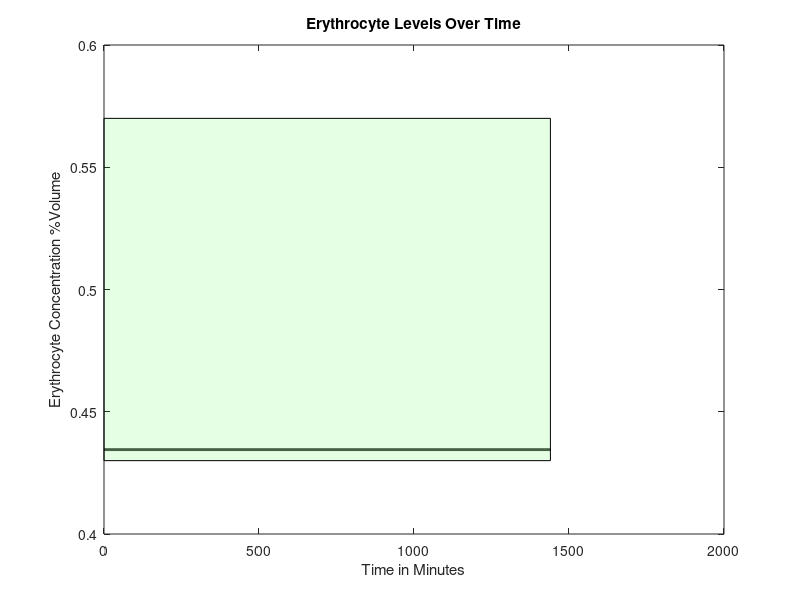
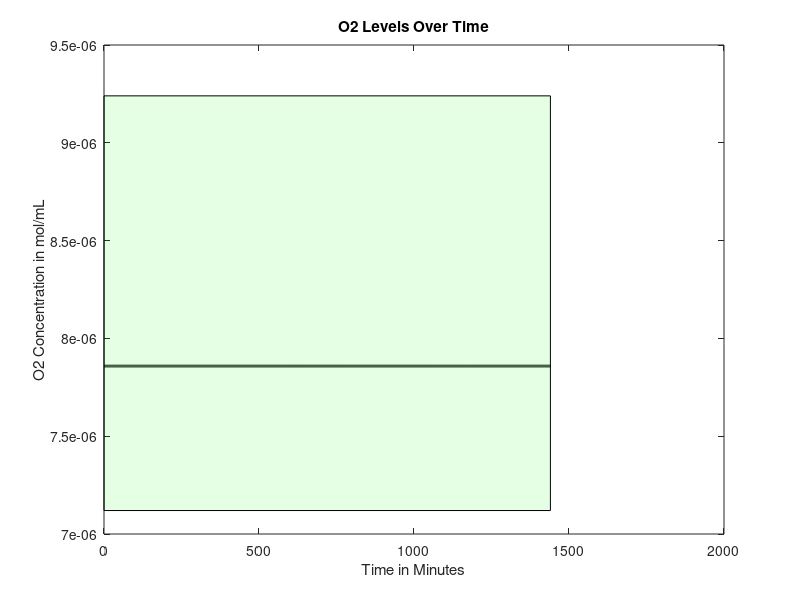
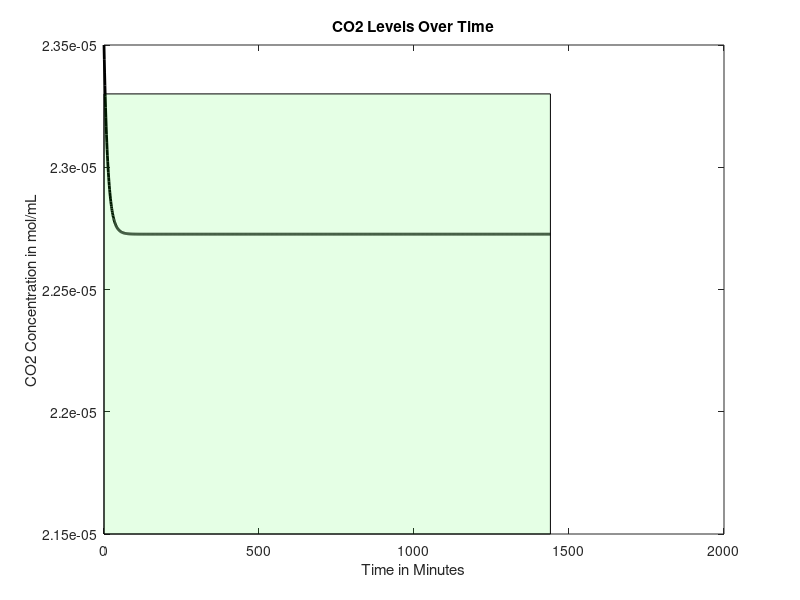
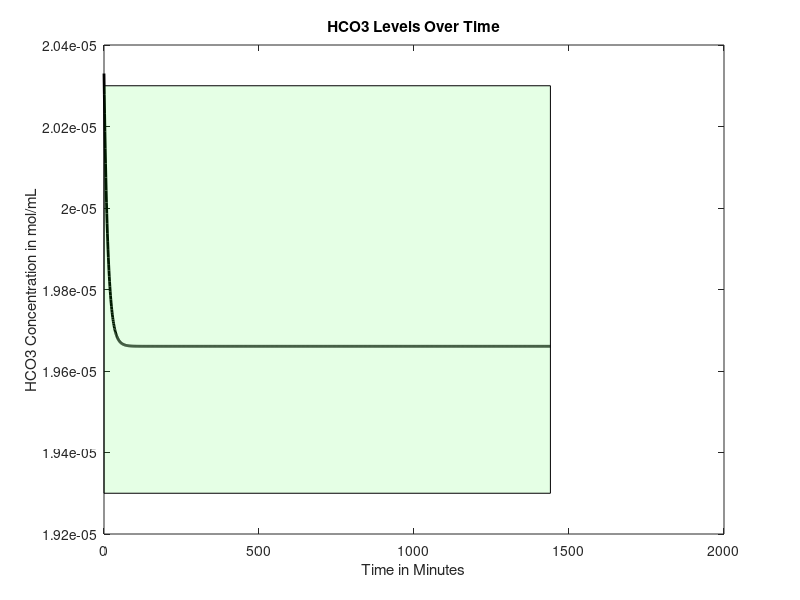

MATLAB code to generate these figures, in order:
function mainfunction2withLiverEating2combo1bonesaddLiam()

age = 50;%30; %Age in years
gender = 0; %Gender, 0=male, 1=female
mass = 70; %Weight in kg
anemia = 0; %Is the patient anemic? 1 if yes, 0 if no
bleed = 0.01; %bleeding rate in mL/min, if anemic
FerritinStores = 0.0179; %Stored moles of iron in liver as ferritin

RQ=0.825;%reaction quotients for the general body and
%RQheart=0.7;

if (40>=age) %if/else statement that sets heart rate based on age, in bpm
    baseheartrate = 60;
else 
    baseheartrate= 70;
end

%Intake of various nutrients
carbs=130;
calciumintake=1000;
sodiumintake=500;

if gender==1
    ironintake=18;
else
    ironintake=8;
end

basebloodweight=0.07*mass; %sets mass of blood in the body based on percentage composition of blood and bodyweight
%SV=mass; %stroke volume, blood pumped out of heart per beat in mL
bloodweight=basebloodweight;
bloodflow0 = 1000*bloodweight/1.06; %blood flow out of heart per minute in mL, divided by density of 1.06 g/mL (steady state value)



% cvector = concentration vector, [cE, cNa, cCa, cIron, cGlucose, cO2,
% cCO2, cHCO3], where c = "concentration of", and the letters are our
% components

if gender == 0 %if loop sets volume percentage of red blood cells based on gender
    cE0 = 0.4345;
elseif gender == 1
    cE0 = 0.402;
end

basehemoglobin=34.52243959*basebloodweight/10*cE0; %hemoglobin, in grams, that should be present in the body
hemoglobin=basehemoglobin;
%set concentration of O2 and CO2 in mol/mL at BTP in venous blood
cO2 = 0.00000785855;
cCO2 = 0.0000235;
%concentration of bicarbonate in venous blood, in mol/L
cHCO3 = 0.00002033;
%concnetartion of glucose in mol/mL
cGlucose = 0.0000055;
%Na concentration in mol/mL
cNa = 0.000137;
%Concentration of Ca in mol/mL
cCa = 0.00000248;
%Concentration of iron in mol/mL
cIron = 7.2231e-06;

cvector0 = [cE0 cO2 cCO2 cHCO3 cGlucose cNa cCa cIron]; %concentration in the blood, in moles? mL/mL of blood

cEtrack=[cvector0(1)];
cO2track=[cvector0(2)];
cCO2track=[cvector0(3)];
cHCO3track=[cvector0(4)];
cGlucosetrack=[cvector0(5)];
cNatrack=[cvector0(6)];
cCatrack=[cvector0(7)];
cIrontrack=[cvector0(8)];
heartratetrack = [baseheartrate];
bloodflowvec=[bloodflow0];
iter = 0;
%while cvector0(1) >=.375
for loop=1:1440
    heartrate=(baseheartrate*cE0*basebloodweight)/(cvector0(1)*bloodweight);
    bloodflow0 = (heartrate/baseheartrate)*bloodflow0;
    % all blood per min for 60 beats per min -> all blood per 60 beats
    %(heartrate/60)*bloodflow0
    
    
    %Run initial venous blood through the heart
    [bloodflow, cvector, Ci] = lungs(bloodflow0, cvector0, anemia, basehemoglobin, hemoglobin);
    %Run blood from lungs to the heart
    [bloodflow, cvector1] = heart(bloodflow, cvector, mass, Ci);
    %These three values are the blood flows that go from the heart to each
    %organ
    
    
    
    %Volumetric flow rate in and out of liver (mL/min)
    %Vi=Vj=V=100mL/min per 100g liver
    %Blood flow distribution will change during iron deficiency anemia but we
    %don't have a function modeling this yet
    
    if (18<=age) && (age<50)
        V=452+16.34*mass+11.85*age-166*gender;
    else
        V=1390+15.94*mass-12.86*age;
    end
    
    BFbraini=0.15*bloodflow;
    BFliveri=V;
    BFotherbloodi=bloodflow-BFbraini-0.3*BFliveri;
    %Process each of these three blood flows in their respective organs
    [BFbrainj, cvectorbrainj] = brain(BFbraini, cvector1, mass, Ci);
    
    [BFotherbloodj, cvectorotherbloodj] = otherblood(BFotherbloodi, cvector1, carbs, calciumintake, sodiumintake, ironintake, Ci, RQ, anemia, bleed);
    
    Mvectorotherbloodliver=0.7*V*cvectorotherbloodj;
    Mvectorheart=0.3*V*cvector1;
    cvectorliverin=(Mvectorotherbloodliver+Mvectorheart)/V;
    
    [BFliverj, cvectorliverj, FerritinStores1] = liver(BFliveri,cvectorliverin,gender,mass,Ci,FerritinStores);
    %Redirect blood from liver to other blood and mix the two
    FerritinStores=FerritinStores1;
    Mvectorotherbloodj=(cvectorotherbloodj*(BFotherbloodj-0.7*V))+(cvectorliverj*BFliverj);
    %Add the blood flow from other blood and liver to get new blood volume
    BFotherbloodj=BFotherbloodj-0.7*V+BFliverj;
    %Do a weighted average to get a new cvector
    cvectorotherbloodj=Mvectorotherbloodj/BFotherbloodj;
    %Send 25% of the blood flow to the kidneys
    BFkidneyi=0.25*(BFbrainj+BFotherbloodj);
    %Subtract blood sent to kidneys from other blood
    BFotherbloodj=BFotherbloodj-BFkidneyi;
    %Have the kidneys process the blood they receive
    
    [BFkidneyj, cvectorkidneyj] = kidney(BFkidneyi, cvectorotherbloodj,RQ,mass, Ci, V);
    %Send blood processed in kidneys back to other blood, pool with brain, create Mvector
    Mvectorotherblood=(BFotherbloodj*cvectorotherbloodj)+(BFkidneyj*cvectorkidneyj)+(BFbrainj*cvectorbrainj);
    %Reset the bloodflow back into the lungs to the blood flow we just computed
    bloodflow0=BFotherbloodj+BFkidneyj+BFbrainj;
    bloodflowvec=[bloodflowvec bloodflow0];
    bloodflow0 = 1000*bloodweight/1.06;
    %Recompute cvector0 by dividing Mvectorotherblood by bloodflow0
    cvector0=Mvectorotherblood/bloodflow0;
    
    cEtrack=[cEtrack cvector0(1)];
    cO2track=[cO2track cvector0(2)];
    cCO2track=[cCO2track cvector0(3)];
    cHCO3track=[cHCO3track cvector0(4)];
    cGlucosetrack=[cGlucosetrack cvector0(5)];
    cNatrack=[cNatrack cvector0(6)];
    cCatrack=[cCatrack cvector0(7)];
    cIrontrack=[cIrontrack cvector0(8)];
    heartratetrack = [heartratetrack heartrate];
    A = [cvector; cvector1; cvectorbrainj; cvectorotherbloodj; cvectorliverj; cvectorkidneyj; cvector0];
    iter = iter + 1;
    BP1=(38.178*log(bloodweight/basebloodweight)+100)*(1.8886*(cvector0(1)/cE0)-0.8886);
    hemoglobin=34.52243959*basebloodweight/10*cvector0(1);
end
% figure
% plot(0:loop(end),heartratetrack)

figure
plot(0:loop(end),cEtrack,'k','LineWidth',2)
title('Erythrocyte Levels Over Time')
xlabel('Time in Minutes')
ylabel('Erythrocyte Concentration %Volume')
v1 = [0 .43; loop(end) .43; loop(end) .57; 0 .57;];
f1 = [1 2 3 4];
patch('Faces',f1,'Vertices',v1,'FaceColor','green','FaceAlpha',.1);

% v2 = [0 .57; loop(end) .57;];
% f2 = [1 2];
% patch('Faces',f1,'Vertices',v1,'FaceColor','red','FaceAlpha',.1);


figure
plot(0:loop(end),cO2track,'k','LineWidth',2)
title('O2 Levels Over Time')
xlabel('Time in Minutes')
ylabel('O2 Concentration in mol/mL')
v1 = [0 7.12e-6; loop(end) 7.12e-6; loop(end) 9.24e-6; 0 9.24e-6;];
f1 = [1 2 3 4];
patch('Faces',f1,'Vertices',v1,'FaceColor','green','FaceAlpha',.1);

figure
plot(0:loop(end),cCO2track,'k','LineWidth',2)
title('CO2 Levels Over Time')
xlabel('Time in Minutes')
ylabel('CO2 Concentration in mol/mL')
v1 = [0 2.15e-5; loop(end) 2.15e-5; loop(end) 2.33e-5; 0 2.33e-5;];
f1 = [1 2 3 4];
patch('Faces',f1,'Vertices',v1,'FaceColor','green','FaceAlpha',.1);

figure
plot(0:loop(end),cHCO3track,'k','LineWidth',2)
title('HCO3 Levels Over Time')
xlabel('Time in Minutes')
ylabel('HCO3 Concentration in mol/mL')
v1 = [0 1.93e-5; loop(end) 1.93e-5; loop(end) 2.03e-5; 0 2.03e-5;];
f1 = [1 2 3 4];
patch('Faces',f1,'Vertices',v1,'FaceColor','green','FaceAlpha',.1);

figure
plot(0:loop(end),cGlucosetrack,'k','LineWidth',2)
title('Glucose Levels Over Time')
xlabel('Time in Minutes')
ylabel('Glucose Concentration in mol/mL')
v1 = [0 3.8855e-6; loop(end) 3.8855e-6; loop(end) 9.991e-6; 0 9.991e-6;];
f1 = [1 2 3 4];
patch('Faces',f1,'Vertices',v1,'FaceColor','green','FaceAlpha',.1);

figure
plot(0:loop(end),cNatrack,'k','LineWidth',2)
title('Na Levels Over Time')
xlabel('Time in Minutes')
ylabel('Na Concentration in mol/mL')
v1 = [0 1.35e-4; loop(end) 1.35e-4; loop(end) 1.45e-4; 0 1.45e-4;];
f1 = [1 2 3 4];
patch('Faces',f1,'Vertices',v1,'FaceColor','green','FaceAlpha',.1);

figure
plot(0:loop(end),cCatrack,'k','LineWidth',2)
title('Ca Levels Over Time')
xlabel('Time in Minutes')
ylabel('Ca Concentration in mol/mL')
v1 = [0 2.2e-6; loop(end) 2.2e-6; loop(end) 2.7e-6; 0 2.7e-6;];
f1 = [1 2 3 4];
patch('Faces',f1,'Vertices',v1,'FaceColor','green','FaceAlpha',.1);

figure
plot(0:loop(end),cIrontrack,'k','LineWidth',2)
title('Iron Levels Over Time')
xlabel('Time in Minutes')
ylabel('Iron Concentration in mol/mL')
end

function [bloodout, Cout, Ci] = lungs(vblood, Cvector, anemia, basehemoglobin, hemoglobin)










Cout = [];
% anemia needs to be an input for the lungs function now
Co = 0.21e-4; %concentration of oxygen in alveoli (21% b/c air - it's 0.21e-4 b/c otherwise the order of
              %magnitude was way off (not sure if this is valid but it works))
P = 7.39e-3*60; %cm/min, membrane permeability constant for alveoli
if anemia == 1
    A = 1000000; %cm^2, surface area of alveoli under extreme conditions
else
    A = 700000; %cm^2, surface area of alveoli under normal conditions
end
Ci = (Cvector(2)*0.08206*310.15)/(0.0526*1000); %mL/mL, concentration of oxygen in blood, convert mol to mL
                                                %with partial pressure of
                                                %oxygen going into lungs
                                                %(40 mmHg)
ViO2 = P*A*(Co - Ci); %mL/min
%convert ViO2 to mol/min
niO2 = (ViO2*1)/(0.08206*310.15); %mol/min; convert mL to mol with pressure being atmospheric pressure
niO2 = niO2/15; %divide molar flow rate by respiratory rate
C = niO2/(vblood*1.5); %mol/mL, divide by conversion factor of 1.5

Ci = C*vblood*(hemoglobin/basehemoglobin); %concentration of oxygen from which other organs consume

nO2i = vblood*(Cvector(2) + C);
nO2cons = 0.05*Ci;%we changed this when we added mayas O2 code 
%nO2cons = 0.05*C*vblood; %we removed this when we added mayas O2 code
nO2j = nO2i - nO2cons; %oxygen out, mol/min
Cout(2) = nO2j/vblood; %mol/mL













% Cout = [];
% % Finding volumetric flow rate out of oxygen
% CiO2 = 0.000001964637; %5mL/100mL becomes .000001964637 mol
% %CdeoxygenatedO2 = 0.16; %from graph and partial pressure of oxygen in entering deoxygenated blood being...
% Ci=CiO2*vblood;                       %40 mmHg (this might also depend on hemoglobin)
% nO2i = vblood*(Cvector(2)+CiO2); %O2 in, mL/min
% nO2cons = 0.05*CiO2*vblood;%.0002082515; %5.3 mL/min becomes .0002082515 mol/min
% nO2j = nO2i - nO2cons; %O2 out, mol/min
% Cout(2) = nO2j/vblood; %mol/mL













% Finding volumetric flow rate out of carbon dioxide
nCO2i = vblood*Cvector(3);
nCO2cons = nCO2i*(1-(48/52));%vblood*(.0000015716531); %vblood(mL/min) and concentration of blood consumed (mol/mL)
%CjCO2 = 0.48; %48 mL/100 mL, should be dependent on hemoglobin, oxygen, things like that
nCO2j = nCO2i - nCO2cons; %CO2 out, L/min
Cout(3) = nCO2j/vblood;

% Finding volumetric flow rate out of bicarbonate
rHCO3CO2 = Cvector(4)/Cvector(3); %ratio of bicarbonate to carbon dioxide in blood leaving lungs
nHCO3j = rHCO3CO2*nCO2j; %HCO3 out, mol/min
Cout(4) = nHCO3j/vblood;

% Finding volumetric flow rate out of calcium
Cout(7) = Cvector(7); %calcium out, L/min

Cout(8) = Cvector(8); %iron concentration doesn't change in lungs
% Finding volumetric flow rate out of sodium
Cout(6) = Cvector(6); %sodium out, L/min

% Finding volumetric flow rate out of erythrocytes
Cout(1) = Cvector(1);

% Finding volumetric flow rate out of glucose

nglucosecons = nO2cons/6; %molar flow rate of glucose consumed, mol/min, in terms of O2 consumed
nGlucosei = Cvector(5)*vblood;
nGlucosej = nGlucosei - nglucosecons; %molar flow rate of glucose out, mol/min
Cout(5) = nGlucosej/vblood;
bloodout = vblood;
end

function [bloodflowj, cvectorj] = brain(bloodflowi, cvectori, mass, Ci)
%Blood volume conserved
bloodflowj=bloodflowi;

brainmass=0.02*mass*1000; %gives brain mass in grams as 2% body mass
Mvector=bloodflowi*cvectori;
%Create a null vector for cvectorj
cvectorj=zeros(1,8);
%Sets inflows equal to outflows for erythrocytes, Na, Ca, Iron
cvectorj(1)=cvectori(1);
cvectorj(6)=cvectori(6);
cvectorj(7)=cvectori(7);
cvectorj(8)=cvectori(8);

%Consume oxygen at 18.4% of intake rate
MO2j=Mvector(2)-0.184*Ci;
%Consume glucose at a rate of 5.6 mg per 100g brain mass per minute
MGlucosej=Mvector(5)-(0.00003108*(brainmass/100));%moles of glucose in - glucose requirements per mon in moles/minute
%Calculate CO2 produced based on glucose consumed via respiration equation
MCO2j=Mvector(3)+6*(0.6660746/1440);
%Calculate HCO3 made when the CO2 is produced
rHCO3CO2=Mvector(4)/Mvector(3); %ratio of bicarbonate to carbon dioxide in blood leaving lungs
HCO3j=Mvector(4)+rHCO3CO2*6*(0.6660746/1440);

%Calculate values above as concentrations and add them to cvectorj
cvectorj(2)=MO2j/bloodflowj;
cvectorj(5)=MGlucosej/bloodflowj;
cvectorj(3)=MCO2j/bloodflowj;
cvectorj(4)=HCO3j/bloodflowj;

end

function [outflow, Cout] = heart(flow,Cvector,weight, Ci)

Cout = [];

% Finding concentration out of glucose
Cout(5)=Cvector(5);
% Finding concentration out of erythrocytes
Cout(1)=Cvector(1);
% Finding concentration out of sodium
Cout(6)=Cvector(6);
% Finding concentration out of iron
Cout(8)=Cvector(8);
% Finding concentration out of calcium
Cout(7)=Cvector(7);

heartmass = weight*.003;
nO2cons = 0.116*Ci; %mL/min*mol/mL=mol/min
Cout(2) = (Cvector(2)*flow - nO2cons)/flow;
CO2gen = .7*nO2cons; %using respiratory quotient in the heart
Cout(3) = (Cvector(3)*flow + CO2gen)/flow;
rHCO3CO2 = Cvector(4)/Cvector(3); %ratio of bicarbonate to carbon dioxide in blood leaving lungs
nHCO3j = rHCO3CO2*CO2gen; %HCO3 out, mol/min
Cout(4) = (Cvector(4)*flow + nHCO3j)/flow;

outflow = flow;
end




function [bloodflowj, cvectorout, FerritinStores1]=liver(V,cvectori,G,mass,Ci,FerritinStores)
%This function will deliver output volumetric flow rates for the concentration of
%the 8 components (mol/mLmin) out of the liver
%Input: G=Gender (1 if female, 0 if male)
%W=weight of person (kg); A=age of person (years)
%cvector=[cE,cO2,cCO2,cHCO3,cGlucose,cNa,cCa,cFe)
%Outputs are all in concentration flow rates (mol/mLmin) out

%Initializes cvectorout
cvectorout=[0,0,0,0,0,0,0,0];



%Calculates concentration flow rate of red blood cells out
%p=blood density in amount per mL
%Vbody=Volume of body in mL. Calculating assuming 7% of total body weight
%is blood, then divided by density of blood to find volume of blood
%RBCj=raw numerical flow rate of red blood cells out/min
%RBCi=raw numerical flow rate of RBC in/min
%nRBCj=molar flow rate of RBC out/min
%RBCcons=consumption rate of RBC/min
%No generation of RBC in liver

p=1.2e10; %number of red blood cells per mL of PURE red blood cells

%Calculate volume of the body
Vblood=0.07*mass*1000/1.056;
%Calculate the number of RBCs entering liver based on concentration,
%flow rate, and pure RBC density
RBCi=p*V*cvectori(1);

%Consume some based on body size
RBCcons=5.55555e-6*cvectori(1)*Vblood;
%Find pure volume of RBCs we now have based on number and density
VRBCj=(RBCi-RBCcons)/p;
%Calculate volume of plasma that entered
Vplasma=V*(1-cvectori(1));
%Calculate new concentrations based on volumeRBCs/total volume
cvectorout(1)=VRBCj/(VRBCj+Vplasma);
%Bloodflow out = blood cells out + plasma volume
bloodflowj=V;%Vplasma+VRBCj;

%Calculates concentration flow rate of O2 out
%No generation of O2
%nO2i=molar flow rate of O2/min in
%nO2j=molar flow rate of O2/min out
%nO2cons=molar consumption rate of O2/min
nO2i= cvectori(2)*V;
nO2cons=0.204*Ci;
nO2j=nO2i-nO2cons;
cvectorout(2)=nO2j/V;

%Calculates the required intake of protein in grams/min given a
%person's demographic information
%dprotein=daily protein intake in g/day
%protein=protein intake in g/min
dprotein=0.8*mass;
protein=dprotein/1440;

%Calculates concentration flow rate of CO2 out
%nCO2i=molar flow rate of CO2/min in
%nCO2j=molar flow rate of CO2/min out
%nCO2gen=molar flow rate of CO2/min generated
%RQ=Respiratory Quotient=mol CO2 produced/mol O2 consumed
RQ=0.825;
rHCO3CO2 = cvectori(4)/cvectori(3);
nCO2gen=RQ*nO2cons;
nCO2i=cvectori(3)*V;
nCO2j=nCO2i+nCO2gen-((protein/100)/rHCO3CO2);
cvectorout(3)=nCO2j/V;


%Calculates the concentration flow rate of Bicarbonate out
%Assume no generation of bicarbonate
%%Also liver just takes in bicarbonate from the heart and stomach
%1mole bicarbonate ions consumed by liver per 100g protein/day
%rHCO3CO2 = cvectori(4)/cvectori(3); %ratio of bicarbonate to carbon dioxide in blood leaving lungs
nHCO3gen = rHCO3CO2*nCO2gen; %HCO3 out, mol/min
nHCO3i=cvectori(4)*V;
nHCO3j=nHCO3i-(protein/100)+nHCO3gen;
cvectorout(4)=nHCO3j/V;

%Calculates the concentration flow rate of Na2+ out
%Assume no generation of Na2+, only in, out, and consumption
%nNai=molar flow rate of sodium in
%nNacons=molar flow rate of sodium consumed given that 10% of bile salts
%are consumed, approx 600mL are produced per day, and there are 135mM Na+
%ions in bile.
%nNaj=molar flow rate of sodium out
nNacons=9.375e-9;
nNai=cvectori(6)*V;
nNaj=nNai-nNacons;
cvectorout(6)=nNaj/V;

%Calculates the concentration flow rate of Ca2+ out
%Assume no generation nor consumption.
%cCai=concentration flow rate of Ca2+ in mol/mLmin in
%cCaj=concentration flow rate of Ca2+ in mol/mLmin out
cvectorout(7)=cvectori(7);
%Calculates the concentration flow rate of Fe out
%Assume no generation since

% Glucose needs a big ol generation term
consumeorgenerate=0.8144*(cvectori(5)*10^6)^3-9.622*(cvectori(5)*10^6)^2+108.74*(cvectori(5)*10^6)-480.69;
scalingterm = 300/(26*mass*10^-6);
if consumeorgenerate < 0
    nGlucosegen=abs(consumeorgenerate)/scalingterm;
    nGlucosecons=0;
elseif consumeorgenerate > 0
    nGlucosecons=abs(consumeorgenerate)/scalingterm;
    nGlucosegen=0;
else
    nGlucosegen=0;
    nGlucosecons=0;
end
nGlucosebasalcons = nO2cons/6;
nGlucosei = cvectori(5)*V;
nGlucosej = nGlucosei + nGlucosegen - nGlucosecons - nGlucosebasalcons;
cvectorout(5) = nGlucosej/V;

% Iron gets packaged into ferritin in the liver, to be stored and used
% later if we run low


%determine molar flow rate of iron in
Mironin=V*cvectori(8);
Mirondif=(V*0.00012592)-Mironin;%this number is desired steady state iron concentration in the blood

if Mirondif < 0
    FerritinStores1=FerritinStores-Mirondif;
    cvectorout(8)=0.00012592;
elseif Mirondif == 0
    cvectorout(8)=cvectori(8);
    FerritinStores1=FerritinStores;
    
elseif FerritinStores > Mirondif && Mirondif>0
    Mironadd=Mirondif;
    FerritinStores1=FerritinStores-Mironadd;
    cvectorout(8)=(Mironadd+Mironin)/V;

elseif FerritinStores < Mirondif && Mirondif>0
    Mironadd=FerritinStores;
    cvectorout(8)=(Mironadd+Mironin)/V;
    FerritinStores1=0;
    
elseif FerritinStores == Mirondif && Mirondif>0
    FerritinStores1=0;
    Mironadd=FerritinStores;
    cvectorout(8)=(Mironadd+Mironin)/V;

elseif FerritinStores == 0 && Mirondif>0
    FerritinStores1=0;
    cvectorout(8)=cvectori(8);
end

end


function [bloodflowj, cvectorj] = kidney(bloodflowi, cvectori, RQ, mass, Ci, V)
T=1440;%Multiplier that scales up the time period of interest to one day (required for glucose equation)
Kidneymass=(300/70000)*mass; %mass of the kidneys combined in grams

%Initialize all intakes
Mvector=bloodflowi*cvectori;
bloodflowj=bloodflowi;

%Consume relevant compounds to create outlet values

MEj=Mvector(1);
MIronj=Mvector(8);

MO2j=Mvector(2)-0.072*Ci;
% Find mol/min O2 consumed
%MO2cons = Mvector(2) - MO2j;
% Convert to mL/min per 100g
%MO2cons = (MO2cons/0.0000392927)/(Kidneymass/100);
% Find mmol/min per 100g Na consumed
%MNacons = (MO2cons - 0.5)/0.1;
% Convert to mol/min
%MNacons = (MNacons/1000)*(Kidneymass/100);

%this is new sodium stuff

PNaconc=cvectori(6)*1e6; %plasma sodium concentration, converted to mmol/L for the sake of the equation
%Naremoved=0.0043*(PNaconc)^3 - 1.6942*(PNaconc)^2 + 223.58*PNaconc - 9925; %sodium removed, micromol per minute
Naremoved=0.0003*exp(0.0817*PNaconc);%sodium removed, micromol per minute
MNaremoved=Naremoved/1e6;%sodium removed in moles
MNaj = Mvector(6) - MNaremoved;

%this is old sodium stuff
% MNacons = (100/1440)/1000;
% MNaj = Mvector(6) - MNacons;




x = (1000*.26)/(1000*40.08*1440);
y = (17/5)*(bloodflowi-((3/34)*V));
b = (((x/y)*(y-(.7*V))+(((.7*x)/y)*V))*(y+(.3*V)-bloodflowi))/((y+(.3*V)));
c = (1-(bloodflowi/(y+(.3*V)-bloodflowi)));
MCaj= Mvector(7) - ((((x/y)*(y-(.7*V))+(((.7*x)/y)*V))*(y+(.3*V)))/((y+(.3*V))));
MGlucosej=Mvector(5)-(Mvector(5)*(0.226/((Mvector(5))*T)));
MCO2j=Mvector(3)+((Mvector(2)-MO2j)*RQ);
rHCO3O2=Mvector(4)/Mvector(3);
MHCO3gen=rHCO3O2*((Mvector(2)-MO2j)*RQ);
MHCO3j=Mvector(4)+MHCO3gen;%-0.15*(Mvector(4))+(.004/T)

%Recompute all concentrations using original mass of blood and new values

cIronj=MIronj/bloodflowj;
cNaj=MNaj/bloodflowj;
cO2j=MO2j/bloodflowj;
cCO2j=MCO2j/bloodflowj;
cEj=MEj/bloodflowj;
cGlucosej=MGlucosej/bloodflowj;
cHCO3j=MHCO3j/bloodflowj;
cCaj=MCaj/bloodflowj;

cvectorj=[cEj cO2j cCO2j cHCO3j cGlucosej cNaj cCaj cIronj];

end

function [outflow, Cout] = otherblood(flow, Cin, carbs, calciumintake, sodiumintake, ironintake, Ci, RQ, anemia, bleed)
Cout = [];
outflow=flow;

%Accounts for the bleeding of a certain volume at a steady rate when the
%patient is anemic    
if anemia == 0
    Cout(1) = Cin(1);
else
    RBCin = flow*Cin(1)*1.2e10;
    vRBCin = flow*Cin(1);
    RBClost = 521400000;%5214000; %bleed*Cin(1)*1.2e10;
    RBCout = RBCin - RBClost;
    vRBCout = RBCout/(1.2e10);
Cout(1) = vRBCout/outflow; 
end

Cout(2) = (Cin(2)*flow-0.374*Ci)/flow;%-CO2cons;
nCO2gen = 0.374*Ci*RQ;
Cout(3) = (Cin(3)*flow + nCO2gen)/flow;
rHCO3CO2 = Cin(4)/Cin(3);
Cout(4) = (Cin(4)*flow + nCO2gen*rHCO3CO2)/flow;
Cout(5) = (flow*Cin(5) + (.8*carbs)/(180.156*1440))/flow; %130g of carbs, 80 percent is directly translated to glucose, 20% is fructose and galactose which goes to the liver and may be converted to glucose at a later stage so another term is incoming
Cout(6) = (flow*Cin(6) + (sodiumintake/(700*22.99*1440)))/flow; %500 mg of sodium needed for vital functions so start with sodium intake being 500 mg
if anemia == 0
    Cout(7) = (flow*Cin(7) + (calciumintake*.26)/(1000*40.08*1440))/flow; %calcium intake should be around 1000 mg
elseif anemia == 1
    Cainput = (flow*Cin(7) + (calciumintake*.15)/(1000*40.08*1440))/flow; %assume, under anemia, calcium retention rate becomes 15%
    Cagen = ((calciumintake*.11)/(1000*40.08*1440))/flow; %intake from bones because, when we retain less calcuim from diet, the blood maintains steady concentration of calcium by taking calcium from bones
    Cout(7) = Cainput + Cagen;
end
Cout(8) = (flow*Cin(8)+ (ironintake*.18)/(1000*55.845*1440)-1/(1440*1000*55.845))/flow;%iron intake will be approximately 8 mg for males and 18 mg for females
end
